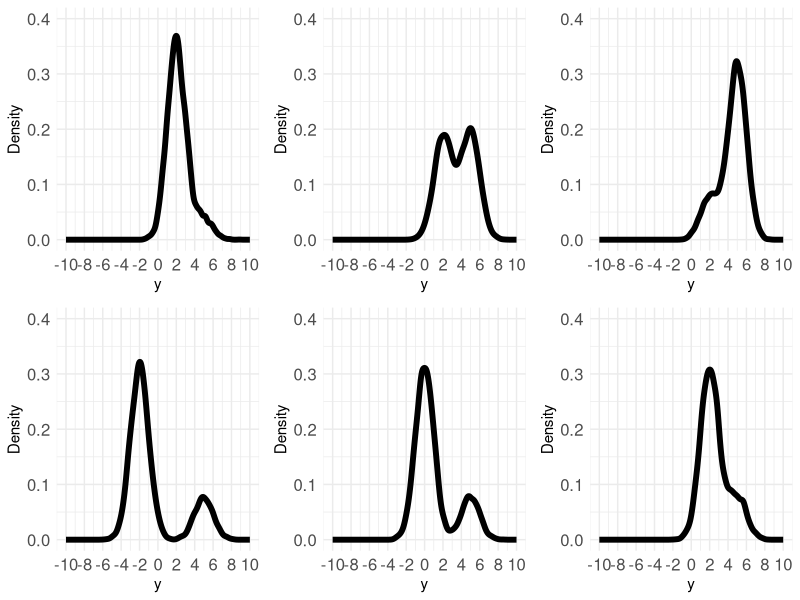
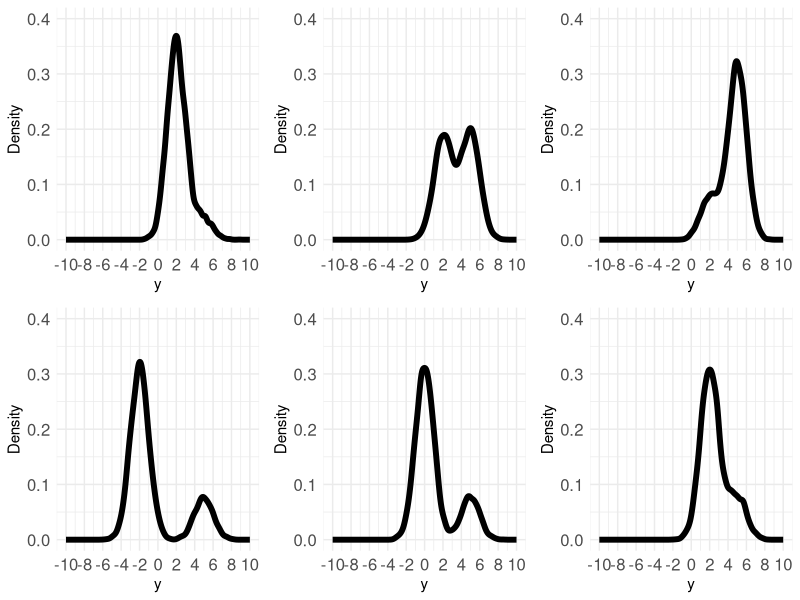

Source code (R) for these figures, in order:
#2_two_component_normal.R
#generates figures to show different solutions for a two component Normal mixture
library(tidyverse)
library(ggpubr)

set.seed(12345)
#first row of plots: keep mu's fixed but vary eta
eta_1 = c(0.1,0.5,0.8)

mu_1 = 5
mu_2 = 2
sd_1 = sd_2 = 1

#simulate data
n = 10000
M = length(eta_1)


dat = vector('list',M)
for (t in 1:M){
  #sample latent indicate
  z = sample(1:2,size=n,prob=c(eta_1[t],1-eta_1[t]),replace=T)
  y.mix = (z==1)*rnorm(n,mu_1,sd_1) + (z==2)*rnorm(n,mu_2,sd_2)
  dat[[t]] = tibble(z=factor(z),y=y.mix)
  
}
#bind_rows before plotting
dat = bind_rows(dat,.id='scenario')

#plot as smoothed densities
#scenario 1
temp_dat = filter(dat,scenario==1)
g1 = ggplot(temp_dat, aes(y)) + geom_density(size=2) +
  theme_minimal()+
  expand_limits(x=c(-10,10),y=c(0,0.4))+
  scale_x_continuous('y',breaks = seq(-10,10,2))+
  scale_y_continuous('Density')+theme(axis.text = element_text(size=12))

#scenario 2
temp_dat = filter(dat,scenario==2)
g2 = ggplot(temp_dat, aes(y)) + geom_density(size=2) +
  theme_minimal()+
  expand_limits(x=c(-10,10),y=c(0,0.4))+
  scale_x_continuous('y',breaks = seq(-10,10,2))+
  scale_y_continuous('Density')+theme(axis.text = element_text(size=12))


#scenario 3
temp_dat = filter(dat,scenario==3)
g3 = ggplot(temp_dat, aes(y)) + geom_density(size=2) +
  theme_minimal()+
  expand_limits(x=c(-10,10),y=c(0,0.4))+
  scale_x_continuous('y',breaks = seq(-10,10,2))+
  scale_y_continuous('Density')+theme(axis.text = element_text(size=12))

#g4,g5,g6 here
eta_1 = 0.2
mu_2 = c(-2,0,2)
dat = vector('list',M)
z = sample(1:2,size=n,prob=c(eta_1,1-eta_1),replace=T)
for (t in 1:M){
  y.mix = (z==1)*rnorm(n,mu_1,sd_1) + (z==2)*rnorm(n,mu_2[t],sd_2)
  dat[[t]] = tibble(z=factor(z),y=y.mix)
  
}
#bind_rows before plotting
dat = bind_rows(dat,.id='scenario')

#plot as smoothed densities
#scenario 1
temp_dat = filter(dat,scenario==1)
g4 = ggplot(temp_dat, aes(y)) + geom_density(size=2) +
  theme_minimal()+
  expand_limits(x=c(-10,10),y=c(0,0.4))+
  scale_x_continuous('y',breaks = seq(-10,10,2))+
  scale_y_continuous('Density')+theme(axis.text = element_text(size=12))

#scenario 2
temp_dat = filter(dat,scenario==2)
g5 = ggplot(temp_dat, aes(y)) + geom_density(size=2) +
  theme_minimal()+
  expand_limits(x=c(-10,10),y=c(0,0.4))+
  scale_x_continuous('y',breaks = seq(-10,10,2))+
  scale_y_continuous('Density')+theme(axis.text = element_text(size=12))


#scenario 3
temp_dat = filter(dat,scenario==3)
g6 = ggplot(temp_dat, aes(y)) + geom_density(size=2) +
  theme_minimal()+
  expand_limits(x=c(-10,10),y=c(0,0.4))+
  scale_x_continuous('y',breaks = seq(-10,10,2))+
  scale_y_continuous('Density')+theme(axis.text = element_text(size=12))



ggarrange(g1,g2,g3,g4,g5,g6,nrow=2,ncol=3,align='hv')
ggsave("figures/example.2componentnormal.png", width = 30, height = 10, units = "cm")
invisible(dev.off())
